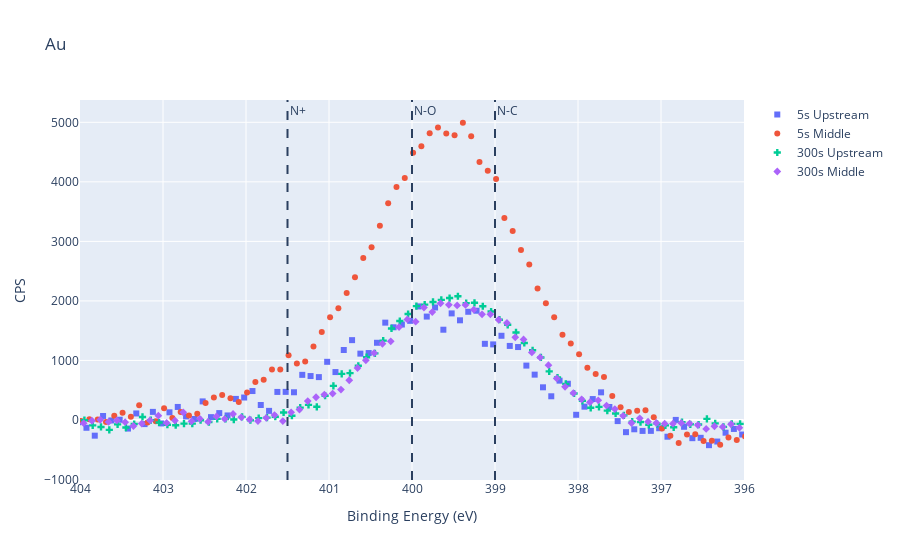

This figure's notebook cell:
### Markdown cell above
## Au

### Code cell
FolderTR="C:/Users/quadrell/OneDrive - Lancaster University/PhD Project/Data/XPS/0003_020321_AQ"
FileXPS="N1sAu" #Name of the file with XPS Data produced by CasaXPS Sav TAB Ascii
DataPerSpectrum=209 #number of rows of each spectrum including the headers
HeaderColumns=8 #number of columns comprising the headers
NumericDataPerSpectrum=DataPerSpectrum-HeaderColumns #number of rows with the numeric data

#Read the XPS data and assign them to a pandas dataframe
XPSAu=ReadXPSData(FolderTR, FileXPS, DataPerSpectrum, HeaderColumns)

#number of spectra composing the dataset
NumberOfSpectra=(XPSAu.shape[0]//NumericDataPerSpectrum)

x_len=XPSAu.shape[0]//NumberOfSpectra

#XPSAu=Normalize(XPSAu,NumberOfSpectra, NumberOfData=50)
XPSAu=RemoveLinearBackgorund(XPSAu, Points=50, NumberOfSpectra=NumberOfSpectra)



fig = go.Figure()



for i in range (0, NumberOfSpectra):
    fig.add_trace(go.Scatter(mode='markers', marker_symbol=symbol[i], x=XPSAu["Binding Energy"].values.reshape(NumberOfSpectra,x_len)[i], y=XPSAu["CPS"].values.reshape(NumberOfSpectra,x_len)[i], name=names[i]))
    
fig.add_vline(x=399, line_dash="dash", annotation_text="N-C")
fig.add_vline(x=400, line_dash="dash",annotation_text="N-O")
fig.add_vline(x=401.5, line_dash="dash", annotation_text="N+")

fig.update_layout(title="Au", xaxis_title='Binding Energy (eV)', yaxis_title='CPS',xaxis_range=(404,396))
    
fig.write_html(FolderTR+"/"+"Au"+".html")
fig.write_image(FolderTR+"/"+"Au"+".svg")

fig.show()

### Figure 1 — Plotly figure (JSON) as saved in the notebook; plotly's stock layout.template omitted (floating-point values rounded to 4 significant figures; data arrays with more than 128 entries replaced by an {"elided": "..."} marker saying what was removed)
{"data": [{"marker": {"symbol": "square"}, "mode": "markers", "name": "5s Upstream", "type": "scatter", "x": {"elided": "201 float values"}, "y": {"elided": "201 float values"}}, {"marker": {"symbol": "circle"}, "mode": "markers", "name": "5s Middle", "type": "scatter", "x": {"elided": "201 float values"}, "y": {"elided": "201 float values"}}, {"marker": {"symbol": "cross"}, "mode": "markers", "name": "300s Upstream", "type": "scatter", "x": {"elided": "201 float values"}, "y": {"elided": "201 float values"}}, {"marker": {"symbol": "diamond"}, "mode": "markers", "name": "300s Middle", "type": "scatter", "x": {"elided": "201 float values"}, "y": {"elided": "201 float values"}}], "layout": {"annotations": [{"showarrow": false, "text": "N-C", "x": 399, "xanchor": "left", "xref": "x", "y": 1, "yanchor": "top", "yref": "y domain"}, {"showarrow": false, "text": "N-O", "x": 400, "xanchor": "left", "xref": "x", "y": 1, "yanchor": "top", "yref": "y domain"}, {"showarrow": false, "text": "N+", "x": 401.5, "xanchor": "left", "xref": "x", "y": 1, "yanchor": "top", "yref": "y domain"}], "shapes": [{"line": {"dash": "dash"}, "type": "line", "x0": 399, "x1": 399, "xref": "x", "y0": 0, "y1": 1, "yref": "y domain"}, {"line": {"dash": "dash"}, "type": "line", "x0": 400, "x1": 400, "xref": "x", "y0": 0, "y1": 1, "yref": "y domain"}, {"line": {"dash": "dash"}, "type": "line", "x0": 401.5, "x1": 401.5, "xref": "x", "y0": 0, "y1": 1, "yref": "y domain"}], "title": {"text": "Au"}, "xaxis": {"range": [404, 396], "title": {"text": "Binding Energy (eV)"}}, "yaxis": {"title": {"text": "CPS"}}}}
